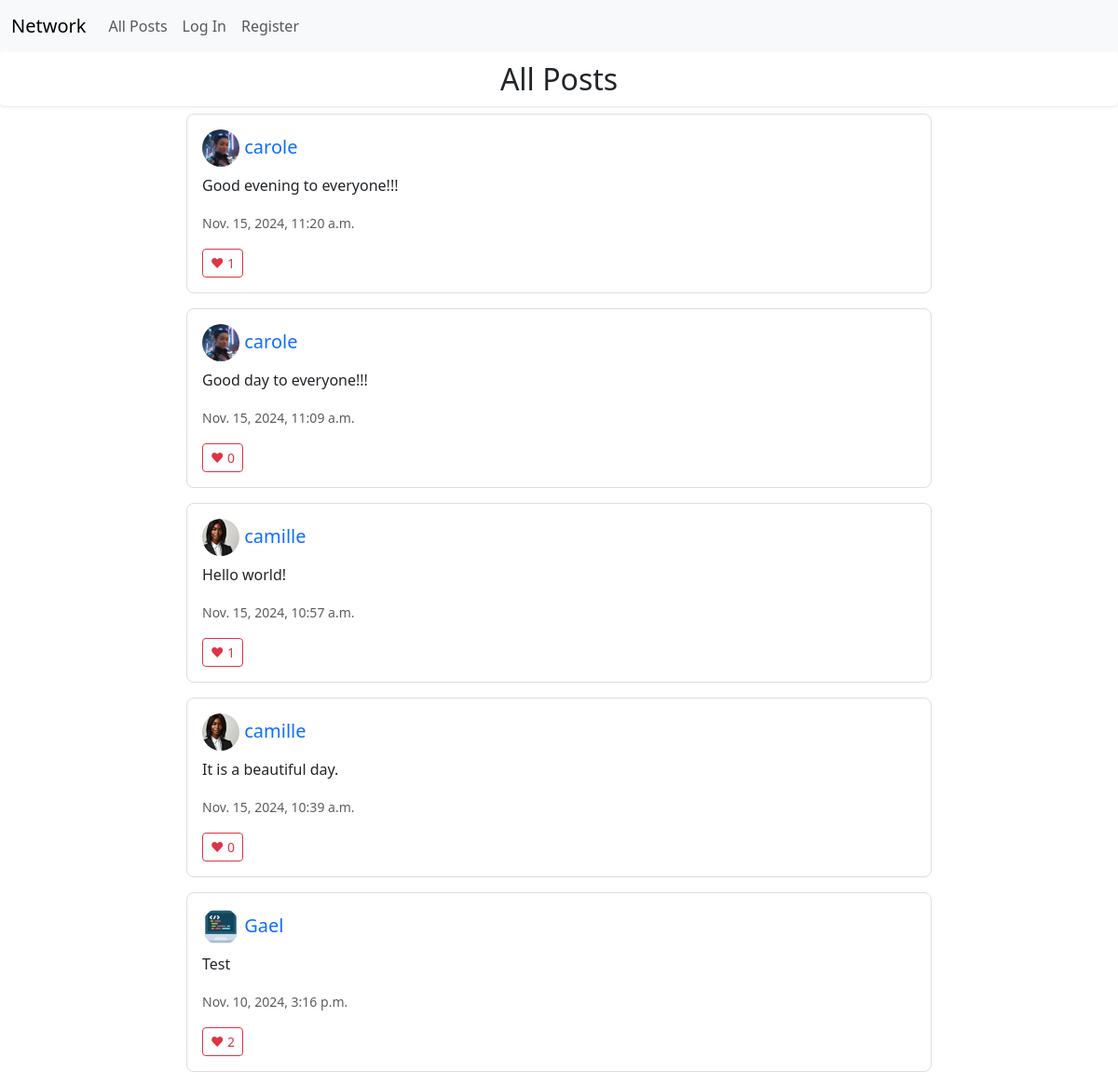
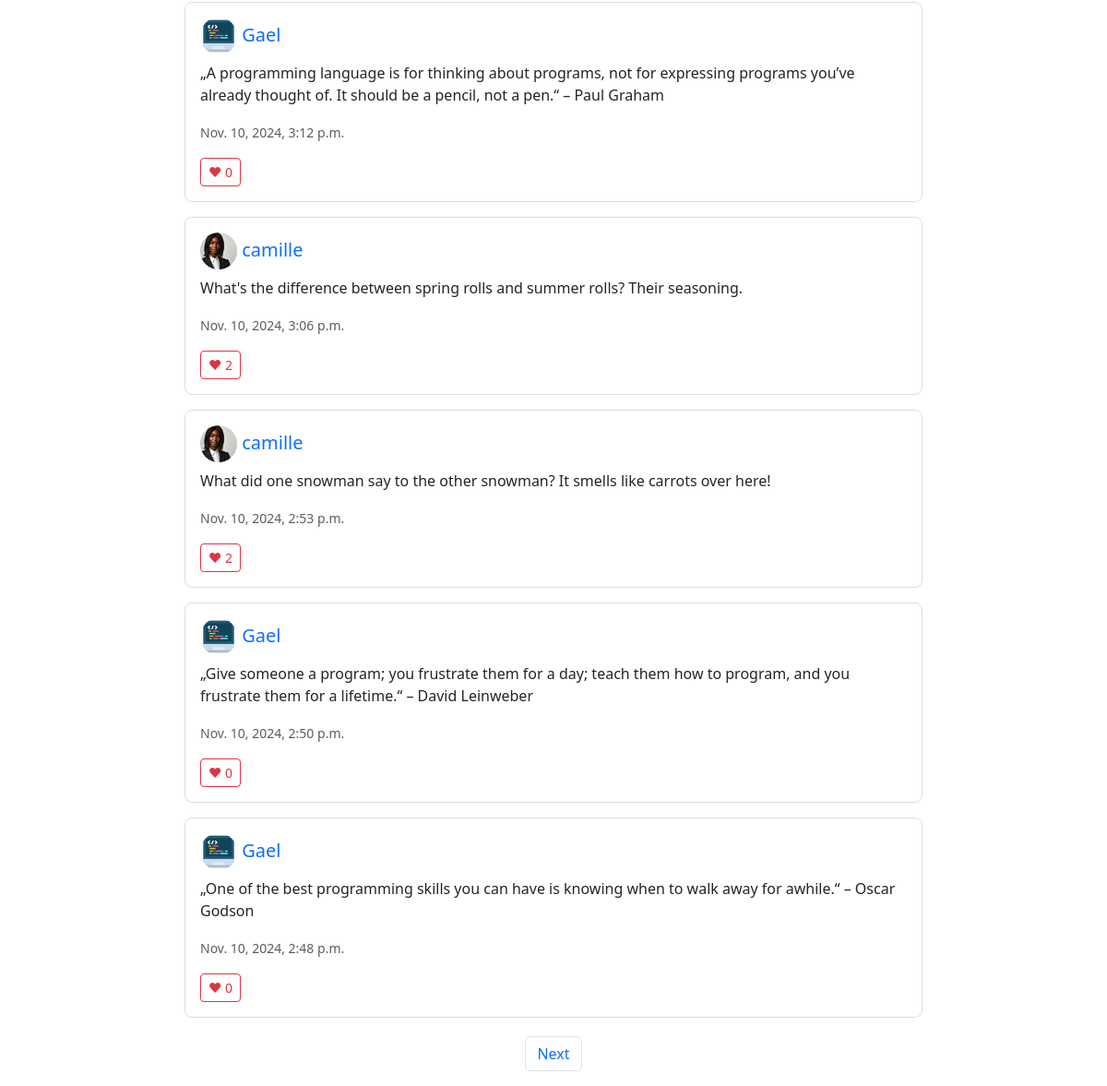
The page / on the database its author committed (2 pictures, top to bottom).
### network/models.py (models this page shows, shortened)
class Post(models.Model):
    user = models.ForeignKey(User, on_delete=models.CASCADE, related_name="posts")
    content = models.TextField()
    created_at = models.DateTimeField(auto_now_add=True)
    updated_at = models.DateTimeField(auto_now=True)
    likes = models.ManyToManyField(User, related_name="liked_posts", blank=True)

class User(AbstractUser):
    followers = models.ManyToManyField('self', symmetrical=False, related_name='following')

class Profile(models.Model):
    user = models.OneToOneField(User, on_delete=models.CASCADE, related_name='profile')
    image = models.ImageField(upload_to='profile_pics/', default='profile_pics/default.jpg', blank=True)
    bio = models.TextField(max_length=500, blank=True)

### network/views.py (the view)
# urls.py: path("", views.index, name="index"),
def index(request):
    posts = Post.objects.all().order_by('-created_at')
    paginator = Paginator(posts, 10)
    page_number = request.GET.get('page')
    page_obj = paginator.get_page(page_number)
    return render(request, "network/index.html", {
        "page_obj": page_obj
    })

### network/templates/network/index.html (shortened to what this page needs)
{% extends "network/layout.html" %}
{% load static %}
{% block body %}
<h2 class="stat-box">All Posts</h2>
    <div class="posts-container">
        {% for post in page_obj %}
            <div class="card mb-3 post" data-post-id="{{ post.id }}">
                <div class="card-body">
                    <div class="d-flex justify-content-between">
                        <h5 class="card-title">
                            <a href="{% url 'profile' post.user.username %}" class="text-decoration-none">
                                {% if post.user.profile.image and post.user.profile.image.url %}
                                    <img src="{{ post.user.profile.image.url }}"
                                         class="rounded-circle profile-pic mr-2"
                                         alt="Profile Picture"
                                         onerror="this.src=`{% static 'network/default.jpg' %}`">
                                {% else %}
                                    <img src="{% static 'network/default.jpg' %}"
                                         class="rounded-circle profile-pic mr-2"
                                         alt="Default Profile Picture">
                                {% endif %}
                                {{ post.user.username }}
                            </a>
                        </h5>
                    </div>
                    <p class="card-text content">{{ post.content }}</p>
                    <p class="card-text"><small class="text-muted">{{ post.created_at }}</small></p>
                    <div class="like-section">
                        <button class="btn btn-sm {% if post in user.liked_posts.all %}btn-danger{% else %}btn-outline-danger{% endif %} like-btn"
                        data-post-id="{{ post.id }}">
                        ❤ <span class="like-count">{{ post.likes.count }}</span>
                        </button>
                    </div>
                </div>
            </div>
        {% empty %}
            <p>There are no posts yet.</p>
        {% endfor %}
    </div>
    {% if page_obj.paginator.num_pages > 1 %}
    <nav aria-label="Page navigation">
        <ul class="pagination justify-content-center">
            {% if page_obj.has_next %}
                <li class="page-item">
                    <a class="page-link" href="?page={{ page_obj.next_page_number }}">Next</a>
                </li>
            {% endif %}
        </ul>
    </nav>
    {% endif %}
{% endblock %}

### network/templates/network/layout.html (shortened to what this page needs)
{% load static %}
<!DOCTYPE html>
<html lang="en">
    <head>
        <link href="https://cdn.jsdelivr.net/npm/bootstrap@5.3.3/dist/css/bootstrap.min.css" rel="stylesheet">
        <link href="{% static 'network/styles.css' %}" rel="stylesheet">
        <link rel="stylesheet" href="https://cdnjs.cloudflare.com/ajax/libs/font-awesome/5.15.4/css/all.min.css">
    </head>
    <body>
        <nav class="navbar navbar-expand-lg navbar-light bg-light">
            <div class="container-fluid">
            <a class="navbar-brand" href="{% url 'index' %}">Network</a>
            <div class="collapse navbar-collapse" id="navbarTogglerDemo02">
              <ul class="navbar-nav mr-auto mb-2 mb-lg-0">
                <li class="nav-item">
                  <a class="nav-link" href="{% url 'index' %}">All Posts</a>
                </li>
                </ul>
                <ul class="nav navbar-nav navbar-right">
                    {% if user.is_authenticated %}
                        <li class="nav-item">
                            <a class="nav-link" href="{% url 'logout' %}">Log Out</a>
                        </li>
                    {% else %}
                        <li class="nav-item">
                            <a class="nav-link" href="{% url 'login' %}">Log In</a>
                        </li>
                        <li class="nav-item">
                            <a class="nav-link" href="{% url 'register' %}">Register</a>
                        </li>
                    {% endif %}
                </ul>
            </div>
        </div>
    </nav>
        <div class="body">
            {% block body %}
            {% endblock %}
        </div>
    </body>
</html>

### network/static/network/styles.css (style rules this page uses)
.profile-pic { width: 40px; height: 40px; object-fit: cover; }
.post { border: 1px solid #ddd; border-radius: 8px; transition: box-shadow 0.3s ease; }
.like-btn { transition: all 0.2s ease; }
.posts-container { max-width: 800px; margin: 0 auto; }
.pagination { margin-top: 20px; }
.stat-box { text-align: center; padding: 10px; background-color: white; border-radius: 5px; box-shadow: 0 1px 3px rgba(0,0,0,0.1); }

### rows shown on the page
Post: user.username "carole", content "Good evening to everyone!!!", created_at "Nov. 15, 2024, 11:20 a.m.", likes.count "1"
Post: user.username "carole", content "Good day to everyone!!!", created_at "Nov. 15, 2024, 11:09 a.m.", likes.count "0"
Post: user.profile.image (picture), user.username "camille", content "Hello world!", created_at "Nov. 15, 2024, 10:57 a.m.", likes.count "1"
Post: user.profile.image (picture), user.username "camille", content "It is a beautiful day.", created_at "Nov. 15, 2024, 10:39 a.m.", likes.count "0"
Post: user.profile.image (picture), user.username "Gael", content "Test", created_at "Nov. 10, 2024, 3:16 p.m.", likes.count "2"
Post: user.profile.image (picture), user.username "Gael", content "„A programming language is for thinking about programs, not for expressing programs you’ve already thought of. It should be a pencil, not a pen.“ – Paul Graham", created_at "Nov. 10, 2024, 3:12 p.m.", likes.count "0"
Post: user.profile.image (picture), user.username "camille", content "What's the difference between spring rolls and summer rolls? Their seasoning.", created_at "Nov. 10, 2024, 3:06 p.m.", likes.count "2"
Post: user.profile.image (picture), user.username "camille", content "What did one snowman say to the other snowman? It smells like carrots over here!", created_at "Nov. 10, 2024, 2:53 p.m.", likes.count "2"
Post: user.profile.image (picture), user.username "Gael", content "„Give someone a program; you frustrate them for a day; teach them how to program, and you frustrate them for a lifetime.“ – David Leinweber", created_at "Nov. 10, 2024, 2:50 p.m.", likes.count "0"
Post: user.profile.image (picture), user.username "Gael", content "„One of the best programming skills you can have is knowing when to walk away for awhile.“ – Oscar Godson", created_at "Nov. 10, 2024, 2:48 p.m.", likes.count "0"
